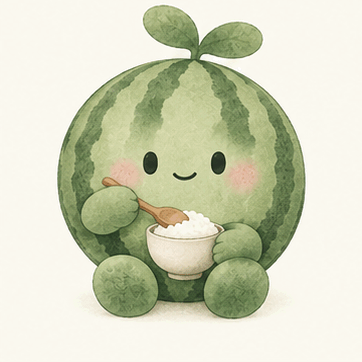
#> input picture src/meihua/assets/xiaogua/小瓜_吃饭.gif, 362 x 362 px
$ python -i make_procedural_motions.py   (imports and definitions only)
#> lines starting #> are read from the running program, lines starting #| are printed output that depends on the picture
"""Make the missing motions from the existing artwork, by code (no image generator).

    python tools/make_procedural_motions.py            # all
    python tools/make_procedural_motions.py 摇头 说话   # some

Body motions are affine transforms around the feet (256, 470): turn, squash and
stretch, lift. Faces are redrawn in place: the eyes and mouth of 待机/01 are painted
over with the surrounding skin and new shapes are drawn (happy arcs, half-closed
lids, an open mouth). Small effects (heart, stars, z) are drawn on top. Every frame
is a whole picture: nothing is cross-faded, so there is no ghosting.

Not made here (they need new drawing, ANIMATION_BRIEF.md): 入睡, 起床, 待机 redraw.
"""

from __future__ import annotations

import json
import math
import sys
from pathlib import Path

import numpy as np
from PIL import Image, ImageDraw, ImageFilter

ART = Path(__file__).resolve().parents[1] / "src" / "meihua" / "assets" / "xiaogua"
PIVOT = (256.0, 470.0)
INK = (38, 52, 24, 255)                  # the eyes' dark green-black
PINK = (239, 160, 168, 255)
BLUSH = (240, 170, 160)
STAR = (246, 215, 122, 255)
Z_INK = (110, 128, 96, 255)
LEFT_EYE, RIGHT_EYE = (216.5, 274.5), (305.5, 274.5)     # centres in 待机/01
# 睡着/01's closed eyes, measured there and taken back to 待机's size (÷ SLEEP_SCALE around the feet)
SLEEP_EYES = ((209.5, 262.0), (303.0, 265.0))
SLEEP_EYE = (31, 30, 10, 170, 5.6)                       # box w, h, arc from/to degrees, stroke
MOUTH = (261.0, 293.0)
CHEEKS = ((186.0, 292.0), (336.0, 292.0))
SS = 4                                    # supersampling for smooth strokes


def load(name: str) -> Image.Image:
    return Image.open(ART / name).convert("RGBA")


IDLE = None


# [43 lines left out: functions idle, move, settle, turn, not called in this run]


# ---------------------------------------------------------------- face

def _patch(image: Image.Image, boxes: list[tuple[float, float, float, float]]) -> Image.Image:
    """Paint over the given boxes with the skin around them (normalized blur fill)."""
    rgba = np.asarray(image).astype(np.float32)
    mask = Image.new("L", image.size, 0)
    draw = ImageDraw.Draw(mask)
    for x0, y0, x1, y1 in boxes:
        draw.rounded_rectangle((x0, y0, x1, y1), radius=6, fill=255)
    m = np.asarray(mask.filter(ImageFilter.MaxFilter(5))).astype(np.float32) / 255.0
    keep = 1.0 - m
    filled = np.empty_like(rgba)
    weight = Image.fromarray((keep * 255).astype(np.uint8)).filter(ImageFilter.GaussianBlur(9))
    w = np.asarray(weight).astype(np.float32) / 255.0 + 1e-4
    for ch in range(3):
        layer = Image.fromarray((rgba[..., ch] * keep).astype(np.uint8)).filter(ImageFilter.GaussianBlur(9))
        filled[..., ch] = np.asarray(layer).astype(np.float32) / w
    filled[..., 3] = rgba[..., 3]
    soft = np.asarray(mask.filter(ImageFilter.GaussianBlur(1.5))).astype(np.float32)[..., None] / 255.0
    out = rgba * (1 - soft) + filled * soft
    out[..., 3] = rgba[..., 3]
    # a little grain so the patch is not flatter than the paper texture around it
    rng = np.random.default_rng(7)
    grain = rng.normal(0, 2.0, out.shape[:2])[..., None] * soft
    out[..., :3] = np.clip(out[..., :3] + grain, 0, 255)
    return Image.fromarray(out.astype(np.uint8), "RGBA")


def clear_eyes(image: Image.Image) -> Image.Image:
    return _patch(image, [(207, 259, 227, 290), (295, 259, 316, 290)])


def clear_mouth(image: Image.Image) -> Image.Image:
    return _patch(image, [(243, 284, 279, 302)])


class Pen:
    """Draw on a 4x layer, then shrink onto the frame: smooth, slightly soft strokes like the art."""

    def __init__(self, size=(512, 512)):
        self.layer = Image.new("RGBA", (size[0] * SS, size[1] * SS), (0, 0, 0, 0))
        self.draw = ImageDraw.Draw(self.layer)

    @staticmethod
    def _s(points):
        return [(x * SS, y * SS) for x, y in points]

    # [15 lines left out: functions arc, ellipse, line, not called in this run]

    def polygon(self, points, fill):
        self.draw.polygon(self._s(points), fill=fill)

    # [258 lines left out: functions onto, eyes, mouth, brows, blush, face and 14 more, not called in this run]


HANG_LIFT = 44                            # how high the body hangs while dragged


# [42 lines left out: functions _on, lift, hang, landing, not called in this run]


# 睡着 is 待机 shrunk around the feet (the sprout's top goes from y=72 to y=115), eyes shut, on a cushion.
SLEEP_SCALE = (470 - 115) / (470 - 72)


# [81 lines left out: functions cushion, puff, _bed, sleep_in, wake_up, not called in this run]


MAKERS = {"提起": lift, "悬空": hang, "摇头": shake, "歪头": tilt, "说话": talk, "被摸头": patted, "犯困": drowsy,
          "欢呼": cheer, "登场": entrance, "落地": landing, "入睡": sleep_in, "起床": wake_up}


# [19 lines left out: functions write, main, not called in this run]


# [2 lines not run here, left out]

>>> import cv2
>>> picture = cv2.imread('../src/meihua/assets/xiaogua/小瓜_吃饭.gif', cv2.IMREAD_GRAYSCALE)
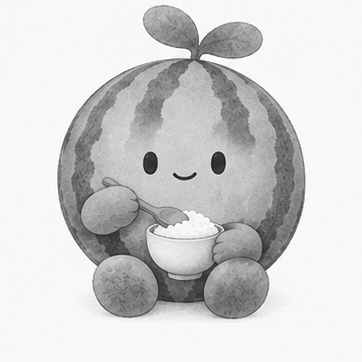
#> picture: shape (362, 362); min 23, max 254, mean 209.6
>>> result = clear_eyes(picture)
#> (the run stopped early here; a loop or call above may not have finished)
